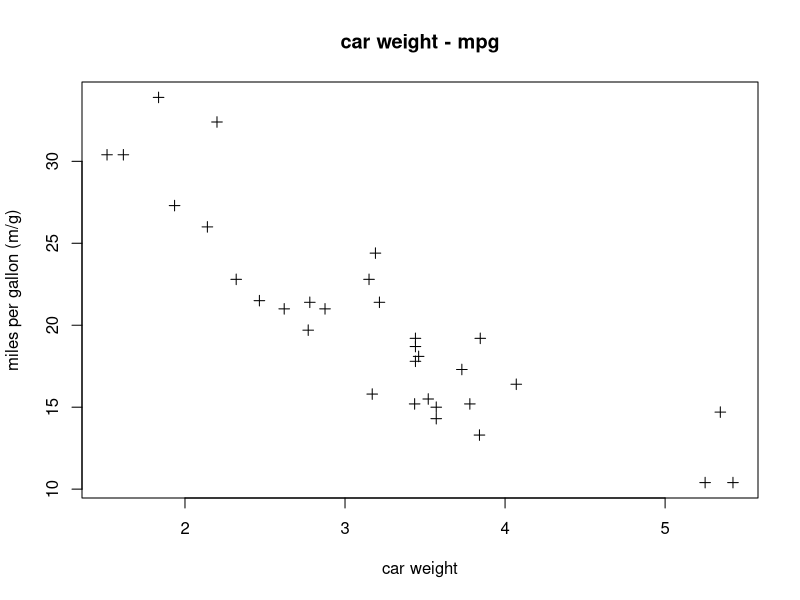
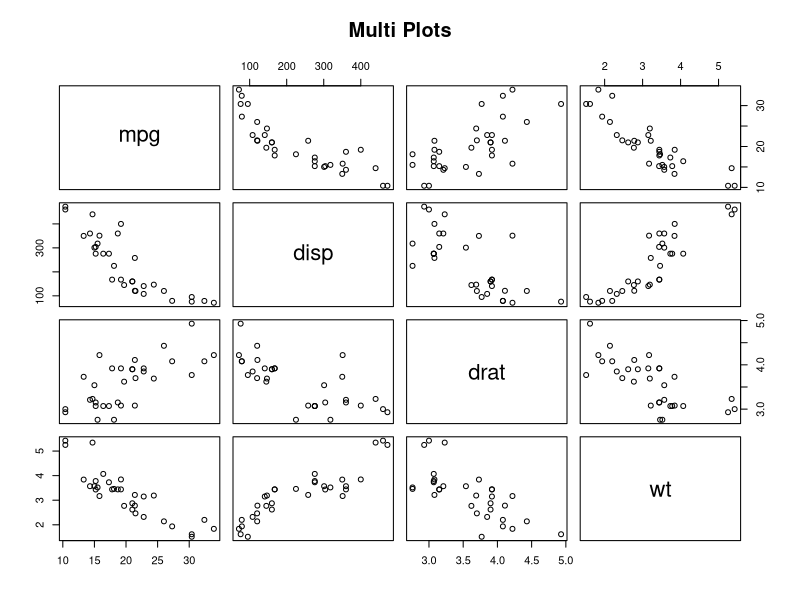
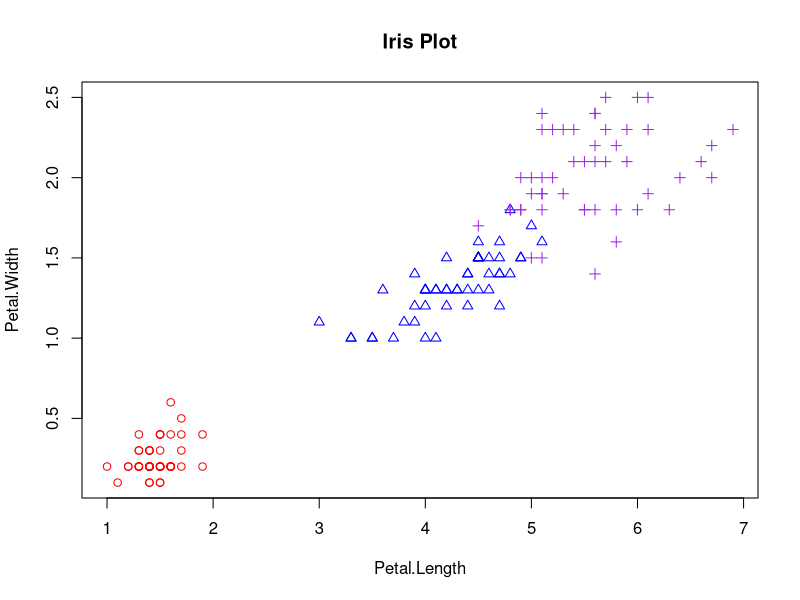
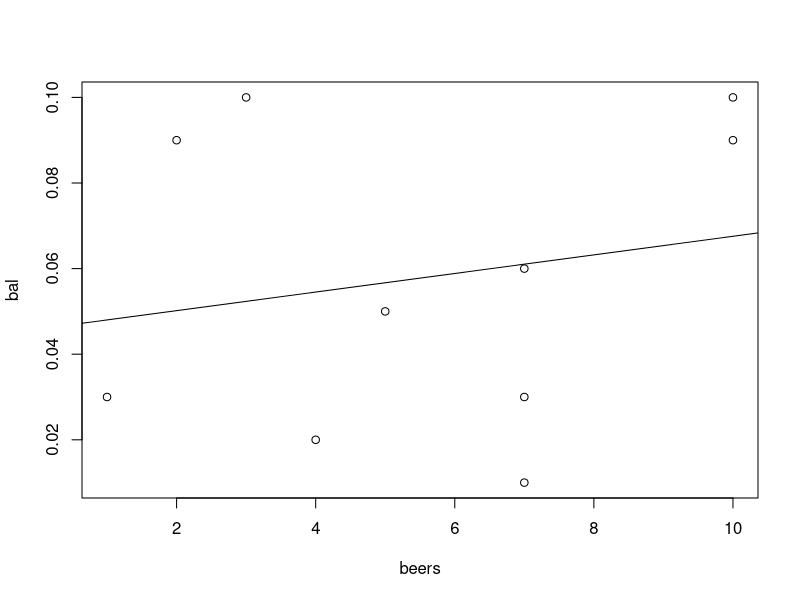

Reproduce these figures in R, in order.
## https://jjeongil.tistory.com/331?category=691385
##scatter plot

wt <- mtcars$wt
mpg <- mtcars$mpg

plot(wt,mpg,main="car weight - mpg", xlab="car weight", ylab="miles per gallon (m/g)",pch=3, type="p")

#multiple variables

vars <- c("mpg", "disp", "drat", "wt")
target <- mtcars[,vars]
pairs(target,main="Multi Plots")

#catter plot with group info.
a <- iris[,3:4]
point <- as.numeric(iris$Species)
color <- c("red", "blue", "purple")
plot(a, main="Iris Plot", pch=c(point), col=color[point])

##Correlation
beers <- sample(10,10,replace=T)
bal <-sample(10,10,replace=T)*0.01
tbl <- data.frame(cbind(beers,bal))

#scatter plot
plot(bal~beers, data=tbl)

#regression model
res=lm(bal~beers, data=tbl)
#regression libe
abline(res)
#correlation analysis
cor(beers,bal)

#correlation among multiple variables
cor(iris[,1:4])